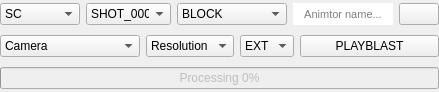
<?xml version="1.0" encoding="UTF-8"?>
<ui version="4.0">
 <class>main_container</class>
 <widget class="QWidget" name="main_container">
  <property name="geometry">
   <rect>
    <x>0</x>
    <y>0</y>
    <width>439</width>
    <height>92</height>
   </rect>
  </property>
  <property name="sizePolicy">
   <sizepolicy hsizetype="Preferred" vsizetype="Preferred">
    <horstretch>0</horstretch>
    <verstretch>0</verstretch>
   </sizepolicy>
  </property>
  <property name="minimumSize">
   <size>
    <width>0</width>
    <height>0</height>
   </size>
  </property>
  <property name="maximumSize">
   <size>
    <width>16777215</width>
    <height>16777215</height>
   </size>
  </property>
  <property name="windowTitle">
   <string>Export Manager</string>
  </property>
  <property name="windowIcon">
   <iconset>
    <normaloff>:/icons/shot.ico</normaloff>:/icons/shot.ico</iconset>
  </property>
  <layout class="QVBoxLayout" name="main_container_layout">
   <property name="spacing">
    <number>0</number>
   </property>
   <property name="leftMargin">
    <number>0</number>
   </property>
   <property name="topMargin">
    <number>0</number>
   </property>
   <property name="rightMargin">
    <number>0</number>
   </property>
   <property name="bottomMargin">
    <number>0</number>
   </property>
   <item>
    <widget class="QWidget" name="main_blast" native="true">
     <property name="sizePolicy">
      <sizepolicy hsizetype="Preferred" vsizetype="Fixed">
       <horstretch>0</horstretch>
       <verstretch>0</verstretch>
      </sizepolicy>
     </property>
     <layout class="QVBoxLayout" name="main_layout">
      <property name="spacing">
       <number>10</number>
      </property>
      <property name="leftMargin">
       <number>0</number>
      </property>
      <property name="topMargin">
       <number>0</number>
      </property>
      <property name="rightMargin">
       <number>0</number>
      </property>
      <property name="bottomMargin">
       <number>0</number>
      </property>
      <item>
       <widget class="QWidget" name="settings_widget" native="true">
        <property name="sizePolicy">
         <sizepolicy hsizetype="Expanding" vsizetype="Fixed">
          <horstretch>0</horstretch>
          <verstretch>0</verstretch>
         </sizepolicy>
        </property>
        <layout class="QHBoxLayout" name="fields_layout">
         <property name="leftMargin">
          <number>0</number>
         </property>
         <property name="topMargin">
          <number>0</number>
         </property>
         <property name="rightMargin">
          <number>0</number>
         </property>
         <property name="bottomMargin">
          <number>0</number>
         </property>
         <item>
          <widget class="QComboBox" name="sequence">
           <property name="sizePolicy">
            <sizepolicy hsizetype="Fixed" vsizetype="Preferred">
             <horstretch>0</horstretch>
             <verstretch>0</verstretch>
            </sizepolicy>
           </property>
           <property name="minimumSize">
            <size>
             <width>80</width>
             <height>0</height>
            </size>
           </property>
           <property name="cursor">
            <cursorShape>PointingHandCursor</cursorShape>
           </property>
           <item>
            <property name="text">
             <string>SC</string>
            </property>
           </item>
          </widget>
         </item>
         <item>
          <widget class="QComboBox" name="shot">
           <property name="sizePolicy">
            <sizepolicy hsizetype="Fixed" vsizetype="Preferred">
             <horstretch>0</horstretch>
             <verstretch>0</verstretch>
            </sizepolicy>
           </property>
           <property name="minimumSize">
            <size>
             <width>80</width>
             <height>0</height>
            </size>
           </property>
           <property name="cursor">
            <cursorShape>PointingHandCursor</cursorShape>
           </property>
           <item>
            <property name="text">
             <string>SHOT_000</string>
            </property>
           </item>
          </widget>
         </item>
         <item>
          <widget class="QComboBox" name="step">
           <property name="sizePolicy">
            <sizepolicy hsizetype="Fixed" vsizetype="Preferred">
             <horstretch>0</horstretch>
             <verstretch>0</verstretch>
            </sizepolicy>
           </property>
           <property name="minimumSize">
            <size>
             <width>110</width>
             <height>0</height>
            </size>
           </property>
           <property name="cursor">
            <cursorShape>PointingHandCursor</cursorShape>
           </property>
           <item>
            <property name="text">
             <string>BLOCK</string>
            </property>
           </item>
          </widget>
         </item>
         <item>
          <widget class="QLineEdit" name="animator">
           <property name="sizePolicy">
            <sizepolicy hsizetype="Expanding" vsizetype="Expanding">
             <horstretch>0</horstretch>
             <verstretch>0</verstretch>
            </sizepolicy>
           </property>
           <property name="font">
            <font>
             <pointsize>8</pointsize>
            </font>
           </property>
           <property name="frame">
            <bool>false</bool>
           </property>
           <property name="echoMode">
            <enum>QLineEdit::Normal</enum>
           </property>
           <property name="alignment">
            <set>Qt::AlignCenter</set>
           </property>
           <property name="placeholderText">
            <string>Animtor name...</string>
           </property>
          </widget>
         </item>
         <item>
          <widget class="QPushButton" name="play_pause">
           <property name="sizePolicy">
            <sizepolicy hsizetype="Minimum" vsizetype="Expanding">
             <horstretch>0</horstretch>
             <verstretch>0</verstretch>
            </sizepolicy>
           </property>
           <property name="cursor">
            <cursorShape>PointingHandCursor</cursorShape>
           </property>
           <property name="toolTip">
            <string>&lt;html&gt;&lt;head/&gt;&lt;body&gt;&lt;p&gt;&lt;span style=&quot; font-size:8pt; font-weight:600;&quot;&gt;Play:&lt;/span&gt;&lt;span style=&quot; font-size:8pt;&quot;&gt;&lt;br/&gt;Play, pause timeslider.&lt;/span&gt;&lt;/p&gt;&lt;/body&gt;&lt;/html&gt;</string>
           </property>
           <property name="text">
            <string/>
           </property>
           <property name="icon">
            <iconset resource="../resources/resources.qrc">
             <normaloff>:/icons/play.ico</normaloff>:/icons/play.ico</iconset>
           </property>
           <property name="iconSize">
            <size>
             <width>20</width>
             <height>20</height>
            </size>
           </property>
           <property name="checkable">
            <bool>true</bool>
           </property>
          </widget>
         </item>
        </layout>
       </widget>
      </item>
      <item>
       <widget class="QWidget" name="setting_camera" native="true">
        <property name="sizePolicy">
         <sizepolicy hsizetype="Preferred" vsizetype="Fixed">
          <horstretch>0</horstretch>
          <verstretch>0</verstretch>
         </sizepolicy>
        </property>
        <layout class="QHBoxLayout" name="fields_controls_layout">
         <property name="leftMargin">
          <number>0</number>
         </property>
         <property name="topMargin">
          <number>0</number>
         </property>
         <property name="rightMargin">
          <number>0</number>
         </property>
         <property name="bottomMargin">
          <number>0</number>
         </property>
         <item>
          <widget class="QComboBox" name="cameras">
           <property name="sizePolicy">
            <sizepolicy hsizetype="Preferred" vsizetype="Preferred">
             <horstretch>0</horstretch>
             <verstretch>0</verstretch>
            </sizepolicy>
           </property>
           <property name="cursor">
            <cursorShape>PointingHandCursor</cursorShape>
           </property>
           <item>
            <property name="text">
             <string>Camera</string>
            </property>
           </item>
          </widget>
         </item>
         <item>
          <widget class="QComboBox" name="resolution">
           <property name="sizePolicy">
            <sizepolicy hsizetype="Fixed" vsizetype="Preferred">
             <horstretch>0</horstretch>
             <verstretch>0</verstretch>
            </sizepolicy>
           </property>
           <property name="minimumSize">
            <size>
             <width>0</width>
             <height>0</height>
            </size>
           </property>
           <property name="cursor">
            <cursorShape>PointingHandCursor</cursorShape>
           </property>
           <item>
            <property name="text">
             <string>Resolution</string>
            </property>
           </item>
          </widget>
         </item>
         <item>
          <widget class="QComboBox" name="format">
           <property name="sizePolicy">
            <sizepolicy hsizetype="Fixed" vsizetype="Preferred">
             <horstretch>0</horstretch>
             <verstretch>0</verstretch>
            </sizepolicy>
           </property>
           <item>
            <property name="text">
             <string>EXT</string>
            </property>
           </item>
          </widget>
         </item>
         <item>
          <widget class="QPushButton" name="export_blast">
           <property name="sizePolicy">
            <sizepolicy hsizetype="Minimum" vsizetype="Preferred">
             <horstretch>0</horstretch>
             <verstretch>0</verstretch>
            </sizepolicy>
           </property>
           <property name="cursor">
            <cursorShape>PointingHandCursor</cursorShape>
           </property>
           <property name="text">
            <string>PLAYBLAST</string>
           </property>
          </widget>
         </item>
        </layout>
       </widget>
      </item>
      <item>
       <widget class="QProgressBar" name="progress_bar">
        <property name="enabled">
         <bool>false</bool>
        </property>
        <property name="sizePolicy">
         <sizepolicy hsizetype="Expanding" vsizetype="Fixed">
          <horstretch>0</horstretch>
          <verstretch>0</verstretch>
         </sizepolicy>
        </property>
        <property name="minimumSize">
         <size>
          <width>0</width>
          <height>0</height>
         </size>
        </property>
        <property name="maximumSize">
         <size>
          <width>16777215</width>
          <height>16777215</height>
         </size>
        </property>
        <property name="value">
         <number>0</number>
        </property>
        <property name="alignment">
         <set>Qt::AlignCenter</set>
        </property>
        <property name="textVisible">
         <bool>true</bool>
        </property>
        <property name="format">
         <string>Processing %p%</string>
        </property>
       </widget>
      </item>
     </layout>
    </widget>
   </item>
  </layout>
 </widget>
 <resources>
  <include location="../resources/resources.qrc"/>
 </resources>
 <connections/>
</ui>
